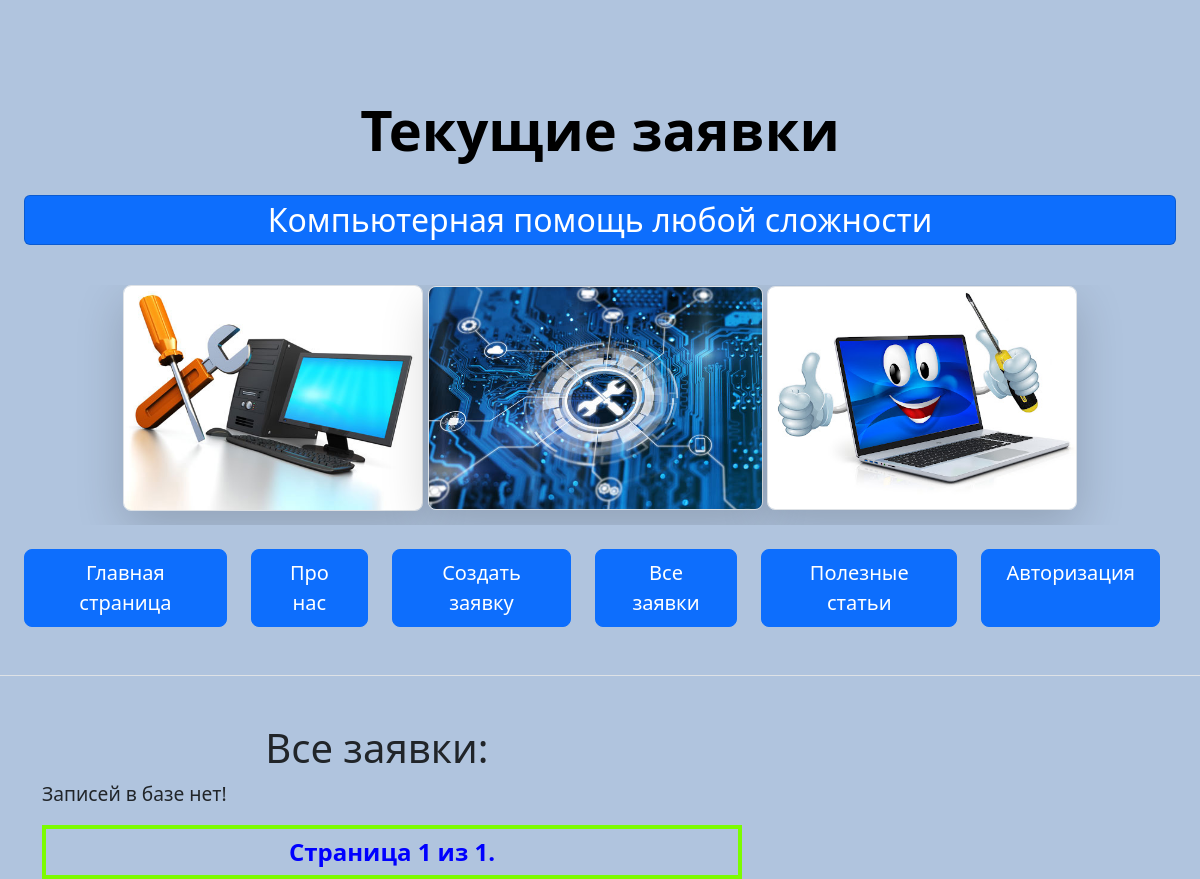
The page /orders on the database as committed earlier.
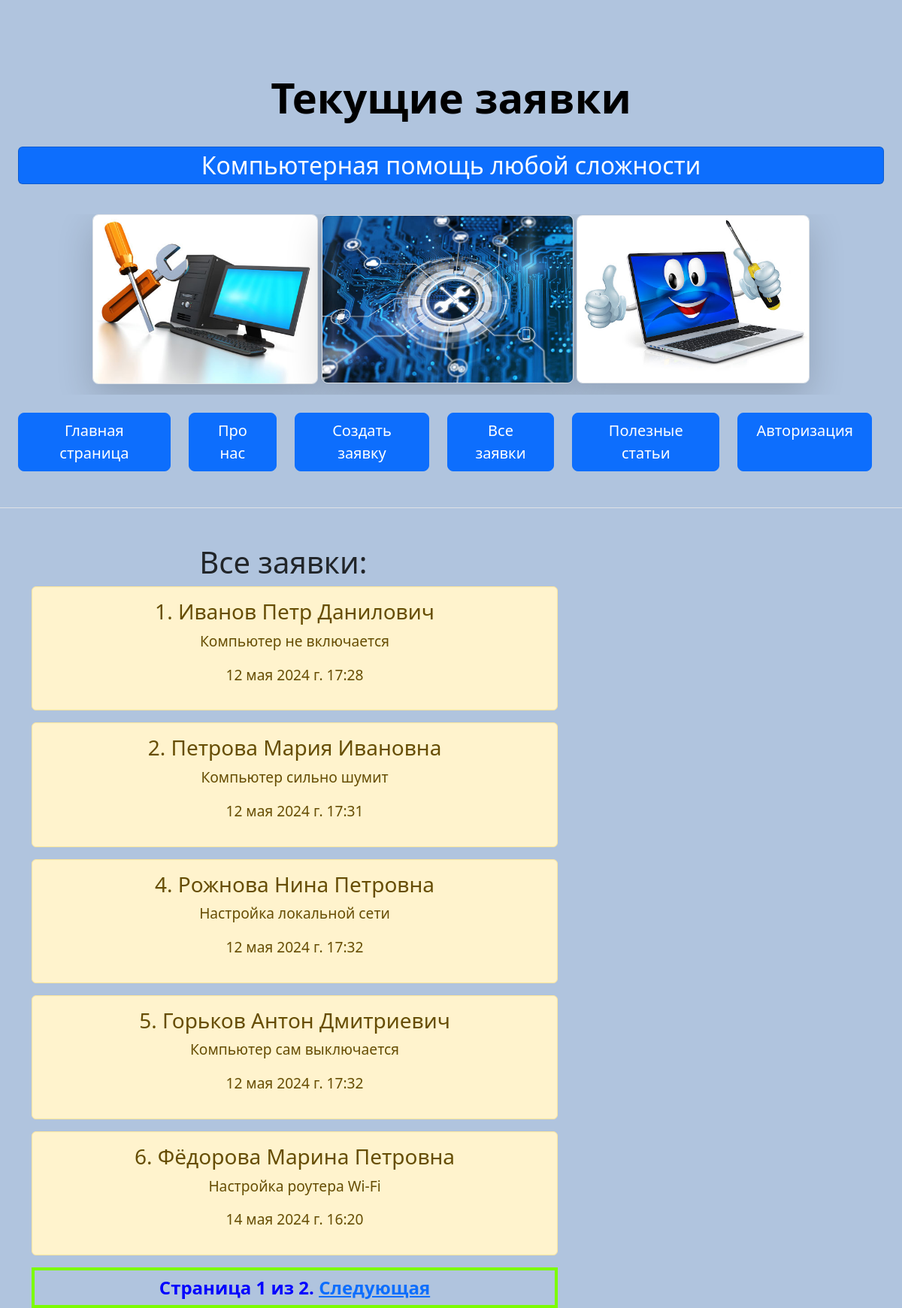
The same page on the database as committed later.
### main/models.py (models this page shows, shortened)
class IsActiveMixin(models.Model):
    objects = models.Manager()
    active_objects = ActiveManager()
    is_active = models.BooleanField(default=False)
    class Meta():
        abstract = True

class Order(IsActiveMixin, models.Model):
    client = models.CharField('Клиент', max_length=40)
    phone = models.CharField('Номер телефона', max_length=12)
    text = models.ForeignKey(Problem, on_delete=models.DO_NOTHING)
    date = models.DateTimeField('Дата заказа', default=datetime.now)
    class Meta:
        verbose_name = "Заявка"
        verbose_name_plural = 'Все заявки'

class Problem(IsActiveMixin, models.Model):
    problem = models.TextField('Проблема, неполадка ПК', max_length=30)
    def __str__(self):
        return self.problem
    class Meta:
        verbose_name = 'Неисправность'
        verbose_name_plural = 'Проблемы и неисправности ПК'

### main/views.py (the view)
# urls.py: path('orders', views.orders, name='orders'),
def orders(request):
    order = Order.active_objects.order_by('id')
    paginator = Paginator(order, 5)
    page = request.GET.get('page')
    try:
        order = paginator.page(page)
    except PageNotAnInteger:
        order = paginator.page(1)
    except EmptyPage:
        order = paginator.page(paginator.num_pages)
    return render(request, 'main/orders.html', {'orders': order})

### main/models.py (called while the page is built)
    def get_queryset(self):
        all_objects = super().get_queryset()
        return all_objects.filter(is_active=True)

### main/templates/main/orders.html (shortened to what this page needs)
{% extends 'main/base.html' %}
{% block name %}
Текущие заявки
{% endblock %}
{% block content %}
    <h1 style="margin-left: 20%">Все заявки:</h1>
    <div>
        {% if orders %}
            {% for el in orders %}
                <div style="width:700px; text-align:center;" class="alert alert-warning">
                    <h3>{{ el.id }}. <a>{{el.client}}</a></h3>
                    <p>{{ el.text }}</p>
                    <p>{{ el.date }}</p>
                </div>
            {% endfor %}
        {% else %}
            <p>Записей в базе нет!</p>
        {% endif %}
    </div>
    <div class="pagination">
        <span style="width:700px; text-align:center; class="step-links">
            <span class="current">
                Страница {{ orders.number }} из {{ orders.paginator.num_pages }}.
            </span>
            {% if orders.has_next %}
                <a href="?page={{ orders.next_page_number }}">Следующая</a>
            {% endif %}
        </span>
    </div>
{% endblock %}

Rows that differ between the two databases and show on the page:
now on this page (row edited): Order: id "1", client "Иванов Петр Данилович", text "Компьютер не включается", date "12 мая 2024 г. 17:28"
now on this page (row edited): Order: id "2", client "Петрова Мария Ивановна", text "Компьютер сильно шумит", date "12 мая 2024 г. 17:31"
now on this page (row edited): Order: id "4", client "Рожнова Нина Петровна", text "Настройка локальной сети", date "12 мая 2024 г. 17:32"
now on this page (row edited): Order: id "5", client "Горьков Антон Дмитриевич", text "Компьютер сам выключается", date "12 мая 2024 г. 17:32"
now on this page (row edited): Order: id "6", client "Фёдорова Марина Петровна", text "Настройка роутера Wi-Fi", date "14 мая 2024 г. 16:20"
Other text that changed with them:
{{ orders.paginator.num_pages }}: "1" → "2"
text no longer shown: "Записей в базе нет!"
text now shown: "Следующая"
